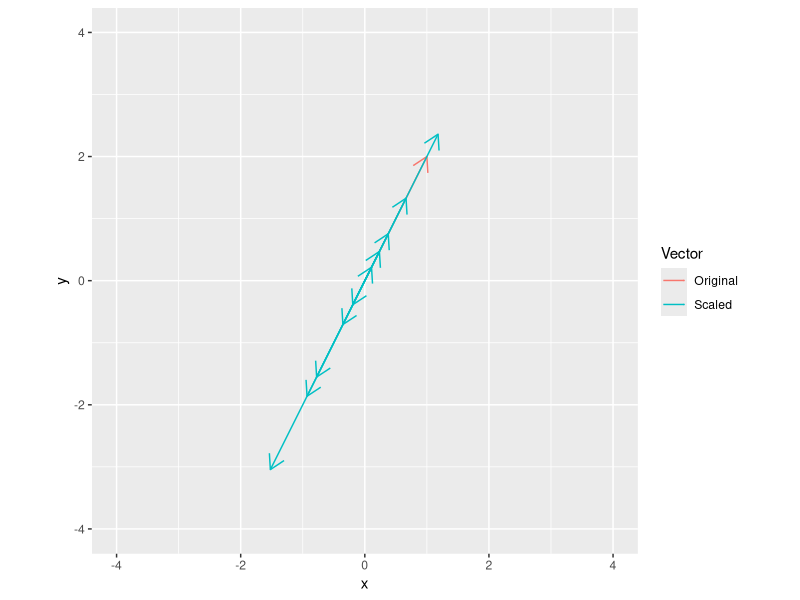

Generate this figure with R:
## ---- chunk 1
library(ggplot2)
v <- c(1, 2)
s <- rnorm(10)

all_vectors <- data.frame(xend = c(v[1], v[1] * s),
                          yend = c(v[2], v[2] * s),
                          Vector = c("Original", rep("Scaled", length(s))),
                          x = 0,
                          y = 0)

ggplot(data=all_vectors, aes(x=x, y=y, xend=xend, yend=yend, color=Vector)) + 
  geom_segment(arrow= arrow(length = unit(0.03, "npc"))) +
  xlim(-4, 4) +
  ylim(-4, 4) + 
  coord_equal()
## ---- chunk 2
v1 <- c(1, 2, 3, 4, 5)
v2 <- c(2, 3, 4, 5, 6)
v3 <- c(3, 4, 5, 6, 7)
w <- c(-1, 3, 2)
result <- v1 * w[1] + v2 * w[2] + v3* w[3]
## ---- chunk 3
v <- c(7, 4, -5, 8, 3)
o <- rep(1, length(v))
ave <- pracma::dot(v, o) / length(v)
## ---- chunk 4
v <- c(7, 4, -5, 8, 3)
w <- runif(length(v))
wAve <- pracma::dot(v, w / sum(w))
## ---- chunk 5
A <- matrix(runif(n=4*2), nrow=4, ncol=2)
B <- matrix(runif(n=4*2), nrow=4, ncol=2)
C <- matrix(NA, nrow=2, ncol=2)
for(coli in 1:2){
  for(colj in 1:2){
    C[coli, colj] <- pracma::dot(A[, coli], B[, colj])
  }
}
## ---- chunk 6
A <- matrix(runif(n=4*4), nrow=4, ncol=4)
Al <- pracma::tril(A)
S <- Al + t(Al)
## ---- chunk 7
D <- matrix(0, nrow=4, ncol=8)
for(d in 1:min(dim(D))){
  D[d, d] <- d
}
## ---- chunk 8
A <- matrix(runif(n=2*4), nrow=2, ncol=4)
B <- matrix(runif(n=4*3), nrow=4, ncol=3)
C1 <- matrix(0, nrow=2, ncol=3)
for(i in 1:4){
  C1 <- C1 + outer(A[, i], B[i, ])
}
C1 - A %*% B
## ---- chunk 9
D <- diag(1:4)
A <- matrix(runif(n=4*4), nrow=4, ncol=4)
C1 <- D * A
C2 <- D %*% A
print(diag(C1))
print(diag(C2))
## ---- chunk 10
A <- diag(runif(3))
C1 <- (t(A) + A) / 2
C2 <- t(A) %*% A
C1 - sqrt(C2)
## ---- chunk 11
m <- 5
A <- matrix(runif(n=m*m), nrow=m, ncol=m)
v <- runif(n=m)
LHS <- norm(A %*% v, type = "F")
RHS <- norm(A, type = "F") * norm(matrix(v), type="F")
RHS - LHS # should always be positive
## ---- chunk 12
A <- matrix(runif(n=9*2), nrow=9, ncol=2)
B <- matrix(runif(n=2*16), nrow=2, ncol=16)
C <- A %*% B
## ---- chunk 13
Z <- matrix(0, nrow=5, ncol=5)
N <- matrix(runif(5 * 5), nrow=5, ncol=5)
ZN <-  Z + N * .Machine$double.eps * 1e-307
print(pracma::Rank(Z))
print(pracma::Rank(ZN))
print(norm(ZN, type = "F"))
## ---- chunk 14
A <- matrix(runif(n=4*3), nrow=4, ncol=3) %*% matrix(runif(n=3*4), nrow=3, ncol=4)
B <- matrix(runif(n=4*3), nrow=4, ncol=3) %*% matrix(runif(n=3*4), nrow=3, ncol=4)
n <- pracma::nullspace(A)
print(B %*% A %*% n) # zeros vector
print(A %*% B %*% n) # not zeros vector
## ---- chunk 15
A <- matrix(runif(n=16*9), nrow=16, ncol=9) %*% matrix(runif(n=9*11), nrow=9, ncol=11)
rn <- pracma::nullspace(A)
ln <- pracma::nullspace(t(A))
r <- pracma::Rank(A)
print(ncol(rn) + r)
print(ncol(ln) + r)
## ---- chunk 16
U <- 0.5 * matrix(c(1+1i, 1-1i, 1-1i, 1+1i), nrow=2, ncol=2)
print(U %*% Conj(t(U))) # Hermitian
print(U %*% t(U)) # not Hermitian
## ---- chunk 17
r <- matrix(runif(n=3*3), nrow=3, ncol=3)
im <- matrix(runif(n=3*3), nrow=3, ncol=3)
A <- r + im * 1i
A1 <- A + Conj(t(A))
A2 <- A %*% Conj(t(A))
isSymmetric(A1)
isSymmetric(A2)
## ---- chunk 18
A <- matrix(c(2, 0, -3, 3, 1, 4, 1, 0, -1), nrow=3, byrow=TRUE)
x <- matrix(c(2, 3, 4), ncol=1)
b <- A %*% x
## ---- chunk 19
A <- matrix(runif(n=3*6), nrow=3, ncol=6)
pracma::rref(A)
